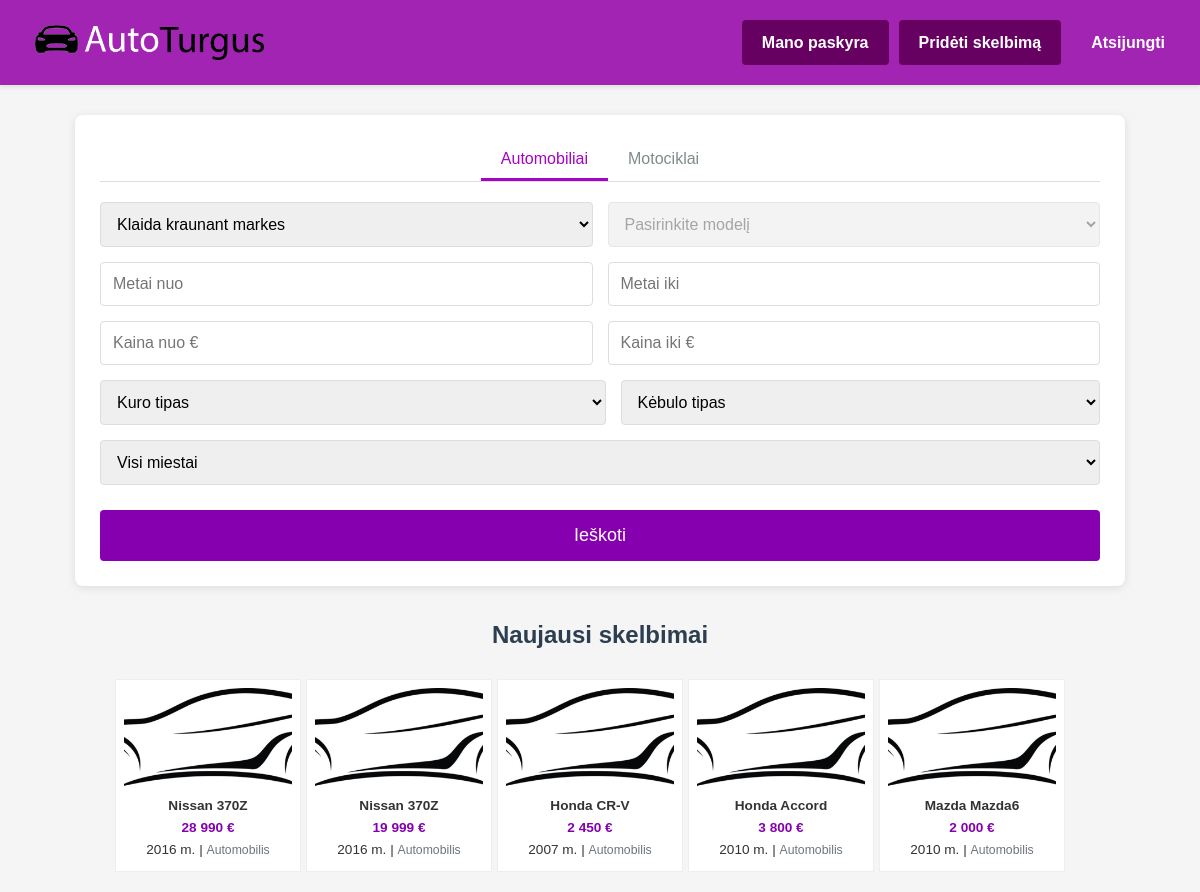
/index.php (signed in), run on the app's committed database.
### tables this page shows
CREATE TABLE `listings` (
  `id` int(11) NOT NULL,
  `user_id` int(11) NOT NULL,
  `vehicle_type_id` int(11) NOT NULL,
  `make_id` int(11) NOT NULL,
  `model_id` int(11) NOT NULL,
  `year` int(11) NOT NULL,
  `power` int(11) NOT NULL COMMENT 'Galia kW',
  `mileage` int(11) NOT NULL COMMENT 'Rida km',
  `body_type` varchar(30) DEFAULT NULL COMMENT 'Automobiliams',
  `fuel_type` enum('benzinas','dyzelis','elektra','hibridas','dujos','benzinas/dujos') NOT NULL,
  `price` decimal(10,2) NOT NULL,
  `image_url` varchar(255) DEFAULT NULL,
  `phone` varchar(20) NOT NULL,
  `city` varchar(100) DEFAULT NULL COMMENT 'Miestas',
  `engine_capacity` decimal(4,1) DEFAULT NULL COMMENT 'Variklio turis l',
  `transmission` varchar(20) DEFAULT NULL COMMENT 'Automobiliams',
  `vin` varchar(17) DEFAULT NULL COMMENT 'VIN kodas',
  `description` text DEFAULT NULL,
  `created_at` timestamp NOT NULL DEFAULT current_timestamp()
);

CREATE TABLE `makes` (
  `id` int(11) NOT NULL,
  `name` varchar(50) NOT NULL,
  `vehicle_type_id` int(11) NOT NULL
);

CREATE TABLE `models` (
  `id` int(11) NOT NULL,
  `make_id` int(11) NOT NULL,
  `name` varchar(50) NOT NULL
);

CREATE TABLE `vehicle_types` (
  `id` int(11) NOT NULL,
  `name` varchar(20) NOT NULL
);

### index.php (the view, shortened to what this page needs)
<?php
require_once 'phpScript/config.php';
?>
<?php
$latest_listings = [];
$sql_latest = "SELECT l.id, l.year, l.price, l.image_url,
                      mk.name as make_name, md.name as model_name,
                      vt.name as vehicle_type_name
               FROM listings l
               JOIN makes mk ON l.make_id = mk.id
               JOIN models md ON l.model_id = md.id
               JOIN vehicle_types vt ON l.vehicle_type_id = vt.id
               ORDER BY l.created_at DESC
               LIMIT 5";
if (isset($conn)) {
    $result_latest = $conn->query($sql_latest);
    if ($result_latest && $result_latest->num_rows > 0) {
        while ($row_latest = $result_latest->fetch_assoc()) {
            $latest_listings[] = $row_latest;
        }
    }
}
?>
<!DOCTYPE html>
<html lang="lt">
<head>
    <link rel="stylesheet" href="css/index.css">
    <link rel="stylesheet" href="css/main.css">
</head>
<body>
    <?php if (isset($_SESSION['user_id'])): ?>
        <div class="user-menu">
            <div class="left">
                <a href="index.php"><img id="logo" src="img/logo.png" alt="logo"></a>
            </div>
            <div class="right">
                 <a href="pages/paskyra/dashboard.php" class="right_lean"><b>Mano paskyra</b></a>
                <a href="pages/naujas_skelbimas.php" class="right_lean"><b>Pridėti skelbimą</b></a>
                <a href="phpScript/logout.php" class="logout-btn"><b>Atsijungti</b></a>
            </div>
        </div>
    <?php endif; ?>
    <div class="search-container">
        <div class="search-tabs">
            <button class="active" data-vehicle-type="1">Automobiliai</button>
            <button data-vehicle-type="2">Motociklai</button>
        </div>
        <form action="pages/rezultatai.php" method="get" id="search-form">
            <div class="form-row">
                <select class="search-options" id="make" name="make">
                    <option value="">Pasirinkite markę</option>
                </select>
                <select class="search-options" id="model" name="model" disabled>
                    <option value="">Pasirinkite modelį</option>
                </select>
            </div>
            <div class="form-row">
                <input type="number" class="search-options" name="year_from" placeholder="Metai nuo" min="1980">
                <input type="number" class="search-options" name="year_to" placeholder="Metai iki" min="1980">
            </div>
            <div class="form-row">
                <input type="number" class="search-options" name="price_from" placeholder="Kaina nuo €" min="0">
                <input type="number" class="search-options" name="price_to" placeholder="Kaina iki €" min="0">
            </div>
            <div class="form-row">
                <select class="search-options" name="fuel_type">
                    <option value="">Kuro tipas</option>
                </select>
                <div id="car-specific-fields">
                    <select class="search-options" name="body_type">
                        <option value="">Kėbulo tipas</option>
                    </select>
                </div>
            </div>
                <div class="form-row">
                <select class="search-options" name="city">
                    <option value="">Visi miestai</option>
                </select>
                </div>
            <button type="submit" class="search-button">Ieškoti</button>
        </form>
    </div>
    <?php if (!empty($latest_listings)): ?>
    <div class="container latest-listings-row-section">
        <h2 style="text-align: center; color: #2c3e50; margin-top: 30px; margin-bottom: 25px;">Naujausi skelbimai</h2>
        <div class="latest-listings-row-container">
            <?php foreach ($latest_listings as $listing): ?>
                <div class="latest-listing-item">
                    <?php
                    $image_display_source = 'img/default.png';
                    ?>
                    <a href="pages/skelbimas.php?id=<?= $listing['id'] ?>" class="latest-listing-link">
                        <img src="<?= $image_display_source ?>"
                             alt="<?= htmlspecialchars($listing['make_name'].' '.$listing['model_name']) ?>"
                             class="latest-listing-image"
                             onerror="this.onerror=null; this.src='img/default.png';">
                        <div class="latest-listing-info">
                            <p class="latest-listing-title" title="<?= htmlspecialchars($listing['make_name'].' '.$listing['model_name']) ?>"><?= htmlspecialchars($listing['make_name'].' '.$listing['model_name']) ?></p>
                            <p class="latest-listing-price"><?= number_format((float)$listing['price'], 0, ',', ' ') ?> €</p>
                            <p class="latest-listing-year"><?= htmlspecialchars($listing['year']) ?> m. | <span style="font-size:0.9em; color: #6c757d;"><?= htmlspecialchars($listing['vehicle_type_name']) ?></span></p>
                        </div>
                    </a>
                </div>
            <?php endforeach; ?>
        </div>
    </div>
    <?php endif; ?>
</body>
</html>

### css/index.css (style rules this page uses)
.search-container { background-color: white; border-radius: 8px; box-shadow: 0 2px 10px rgba(0,0,0,0.1); padding: 25px; margin: 30px auto; max-width: 1000px; }
.search-tabs { display: flex; border-bottom: 1px solid #ddd; margin-bottom: 20px; justify-content: center; }
.search-tabs button { background: none; border: none; padding: 10px 20px; cursor: pointer; font-size: 16px; color: #7f8c8d; border-bottom: 3px solid transparent; transition: all 0.3s; margin: 0; }
.search-tabs button.active { color: #a503c5; border-bottom-color: #a503c5; }
#search-form { display: flex; flex-direction: column; gap: 15px; }
.form-row { display: flex; gap: 15px; flex-wrap: wrap; }
.search-options { padding: 12px; border: 1px solid #ddd; border-radius: 4px; font-size: 16px; flex: 1; min-width: 200px; box-sizing: border-box; }
#car-specific-fields { flex: 1; min-width: 200px; }
#car-specific-fields select { width: 100%; }
.search-button { background-color: #8600af; color: white; border: none; padding: 15px; border-radius: 4px; cursor: pointer; font-size: 18px; transition: background-color 0.3s; margin-top: 10px; }
.latest-listings-row-container { display: flex; flex-wrap: nowrap; gap: 5px; }
.latest-listing-item { border: 1px solid #eee; background-color: #fff; text-align: center; padding: 8px; flex-basis: calc(20% - 8px); min-width: 160px; box-sizing: border-box; display: flex; flex-direction: column; }
.latest-listing-link { text-decoration: none; color: #333; display: flex; flex-direction: column; }
.latest-listing-image { width: 100%; height: 100px; object-fit: cover; display: block; margin-bottom: 5px; }
.latest-listing-info p { margin: 4px 0; font-size: 0.85em; line-height: 1.3; }
.latest-listing-title { font-weight: bold; white-space: nowrap; overflow: hidden; text-overflow: ellipsis; }
.latest-listing-price { font-weight: bold; color: #8600af; }

### css/main.css (style rules this page uses)
body { font-family: 'Arial', sans-serif; line-height: 1.6; color: #333; background-color: #f5f5f5; margin: 0; padding: 0; }
.container { max-width: 1000px; margin: 20px auto; padding: 0 15px; box-sizing: border-box; }
.top-menu, .user-menu { background-color: #a224b3; padding: 15px; display: flex; justify-content: flex-end; flex-wrap: wrap; gap: 10px; box-shadow: 0 2px 5px rgba(0,0,0,0.1); align-items: center; }
.top-menu button, .user-menu a { background: none; border: none; color: white; font-size: 16px; padding: 10px 20px; cursor: pointer; border-radius: 4px; transition: background-color 0.3s; text-decoration: none; text-align: center; }
.top-menu button.active, .user-menu a.add-listing-btn, .user-menu a.right_lean, .user-menu a.active { background-color: #660061; }
.left { margin-right: auto; display: flex; align-items: center; }
.right { display: flex; align-items: center; gap: 10px; }
#logo { height: 35px; display: block; }

### data on the page
listings: make.name "Nissan 370Z", price "28 990", year "2016", vehicle_type.name "Automobilis"
listings: make.name "Nissan 370Z", price "19 999", year "2016", vehicle_type.name "Automobilis"
listings: make.name "Honda CR-V", price "2 450", year "2007", vehicle_type.name "Automobilis"
listings: make.name "Honda Accord", price "3 800", year "2010", vehicle_type.name "Automobilis"
listings: make.name "Mazda Mazda6", price "2 000", year "2010", vehicle_type.name "Automobilis"
